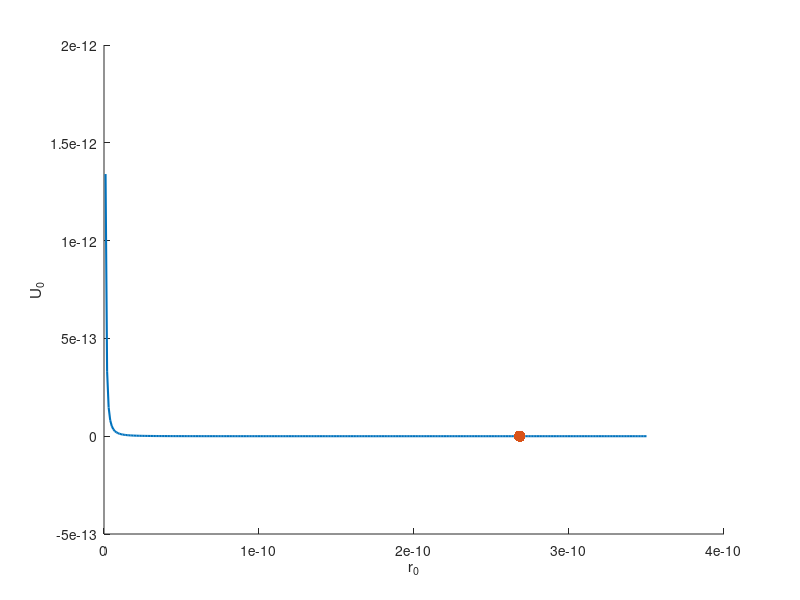
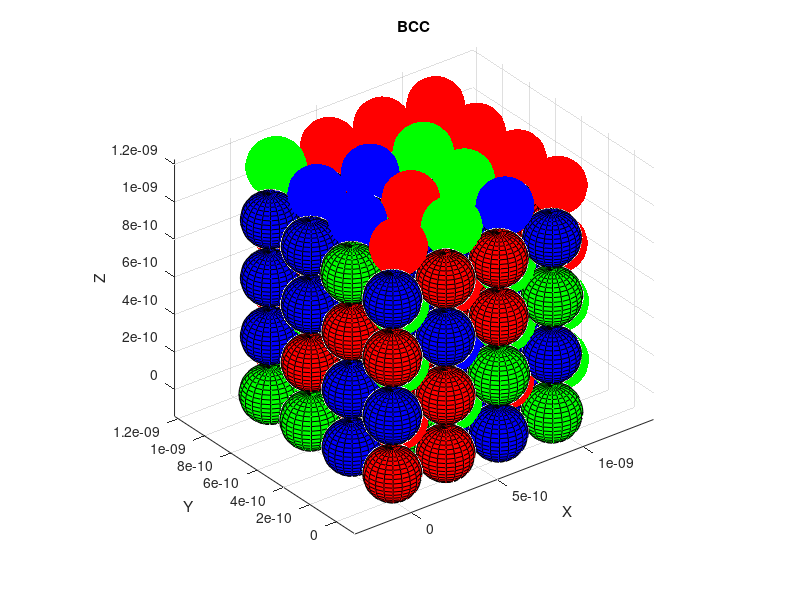

Recreate these plots in MATLAB, in order.
clear;

%% ESTRUCTURA BCC %%

% Número de celda unidad por lado.
N_celda_max = 3; % N_celda_max(3) = N_celda_lado(4) - 1.
L = N_celda_max + 1;

% Proporciones de cada tipo de átomo.
Prop_1 = 52/128;
Prop_2 = 38/128;
Prop_3 = 38/128;

% Recuento número de átomos.
Num_atomo_T0 = 0;
Num_atomo_T = (N_celda_max + 1)^3 * 2; % Recuento inverso.
Num_atomo_1 = Num_atomo_T * Prop_1;
Num_atomo_2 = Num_atomo_T * Prop_2;
Num_atomo_3 = Num_atomo_T * Prop_3;

% Radios.
Radio_1 = sqrt(3)*3.16e-10/4; % a = 3.16 (W 1e-10 m)
Radio_2 = sqrt(3)*3.30e-10/4; % a = 3.30 (Nb 1e-10 m)
Radio_3 = sqrt(3)*3.15e-10/4; % a = 3.15 (Mo 1e-10 m)
       % Tántalo(Ta), Cromo(Cr), Vanadio(V) %

% Constantes A y B para cada tipo de átomo.
A_1 = 12.56e-27; % A = 12.56 1e-27 Jm
B_1 = 16.19e-37; % B = 16.19 1e-37 Jm^2
A_2 = 7.87e-27; % A = 7.87 1e-27 Jm
B_2 = 11.24e-37; % B = 11.24 1e-37 Jm^2
A_3 = 8.86e-27; % A = 8.86 1e-27 Jm
B_3 = 12.09e-37; % B = 12.09 1e-37 Jm^2

% Cálculo de energía antes de las microdeformaciones.
A_promedio = Prop_1 * A_1 + Prop_2 * A_2 + Prop_3 * A_3;
B_promedio = Prop_1 * B_1 + Prop_2 * B_2 + Prop_3 * B_3;
r0 = 0:0.01e-10:3.50e-10;
U0 = (- A_promedio./r0 + B_promedio./(r0.^2)); %*6.022e3; % Esto estaría en unidades de kJ/mol.
hold on
plot (r0, U0, 'LineWidth', 1.5);
r0_min = 2*B_promedio/A_promedio;
U0_min = - A_promedio/r0_min + B_promedio/(r0_min^2);
plot (r0_min,U0_min,'.', 'MarkerSize', 25)
xlabel ('r_0')
ylabel ('U_0')
hold off

% Distancia entre dos átomos consecutivos en las esquinas.
Parmtr_ret = 2 * r0_min / sqrt(3);

% Distancia a los primeros vecinos.
Dist_vecino = r0_min;

% Recuento energía.
Energia_T = 0;

% Matriz donde se almacena la información de los átomos.
Info_atomo = zeros((N_celda_max + 1)^3 * 2, 7); % 7 columnas: Número, Tipo, A, B, X, Y, Z

% Representar la estructura.
figure;
hold on;
axis equal;

% ------------------------------------------------------------------------
% Colocar átomos en las esquinas de cada celda unidad.

for x = 0:Parmtr_ret:N_celda_max*Parmtr_ret
    for y = 0:Parmtr_ret:N_celda_max*Parmtr_ret
        for z = 0:Parmtr_ret:N_celda_max*Parmtr_ret

            % Posición de los átomos.
            Pos_esquina = [x, y, z];
            
            % Genera número aleatorio.
            Num_aleatorio = rand();

            % Determinar el tipo de átomo según las proporciones dadas.
            if Num_aleatorio < Prop_1
                % Tipo 1.
                Tipo_atom = 1;
                Color_esq = 'r';
                Radio_esq = Radio_1;
                A = A_1;
                B = B_1;
                Num_atomo_1 = Num_atomo_1 - 1;
            elseif Num_aleatorio < (Prop_1+Prop_2)
                % Tipo 2.
                Tipo_atom = 2;
                Color_esq = 'g';
                Radio_esq = Radio_2;
                A = A_2;
                B = B_2;
                Num_atomo_2 = Num_atomo_2 - 1;
            else
                % Tipo 3.
                Tipo_atom = 3;
                Color_esq = 'b';
                Radio_esq = Radio_3;
                A = A_3;
                B = B_3;
                Num_atomo_3 = Num_atomo_3 - 1;
            end

            % Cálculo de las proporciones reales.
            Prop_1 = Num_atomo_1/Num_atomo_T;
            Prop_2 = Num_atomo_2/Num_atomo_T;
            Prop_3 = Num_atomo_3/Num_atomo_T;

            % Almacenar información del átomo en la matriz.
            Nombre_colum_atom = {'Número del átomo', 'Tipo del átomo', 'A', 'B', 'X', 'Y', 'Z'};
            Info_atomo(Num_atomo_T0 + 1, :) = [Num_atomo_T0 + 1, Tipo_atom, A, B, Pos_esquina/Parmtr_ret];
            Matriz_info_atom = [Nombre_colum_atom; num2cell(Info_atomo)];       

            % Acumular número de átomos.
            Num_atomo_T0 = Num_atomo_T0 + 1;

            % Representar el átomo con el color y radio correspondiente.
            [x_sphere, y_sphere, z_sphere] = sphere;
            x_sphere = x_sphere * Radio_esq + Pos_esquina(1);
            y_sphere = y_sphere * Radio_esq + Pos_esquina(2);
            z_sphere = z_sphere * Radio_esq + Pos_esquina(3);
            
            surf(x_sphere, y_sphere, z_sphere, 'FaceColor', Color_esq, 'EdgeColor', 'k');
            
            % Calcular la energía de cada átomo.
            Energia_atomo = -(A / Dist_vecino) + (B / Dist_vecino^2);
            
            % Sumar la energía de todos los átomos.
            Energia_T = Energia_T + Energia_atomo;

            % Número de átomos total.
            Num_atomo_T = Num_atomo_T - 1;

        end
    end
end

% ------------------------------------------------------------------------
% Colocar átomos en el centro de cada celda unidad.
for x = 0:Parmtr_ret:N_celda_max*Parmtr_ret
    for y = 0:Parmtr_ret:N_celda_max*Parmtr_ret
        for z = 0:Parmtr_ret:N_celda_max*Parmtr_ret

            % Posición del átomo en el centro de la celda.
            Pos_centro = [x, y, z] + Parmtr_ret * (1/2) * [1, 1, 1];
            
            % Genera número aleatorio.
            Num_aleatorio = rand();

            % Determinar el tipo de átomo según las proporciones dadas.
            if Num_aleatorio < Prop_1
                % Tipo 1.
                Tipo_atom = 1;
                Color_centro = 'r';
                Radio_centro = Radio_1;
                A = A_1;
                B = B_1;
                Num_atomo_1 = Num_atomo_1 - 1;
            elseif Num_aleatorio < (Prop_1+Prop_2)
                % Tipo 2.
                Tipo_atom = 2;
                Color_centro = 'g';
                Radio_centro = Radio_2;
                A = A_2;
                B = B_2;
                Num_atomo_2 = Num_atomo_2 - 1;
            else
                % Tipo 3.
                Tipo_atom = 3;
                Color_centro = 'b';
                Radio_centro = Radio_3;
                A = A_3;
                B = B_3;
                Num_atomo_3 = Num_atomo_3 - 1;
            end
            
            % Cálculo de las proporciones reales.
            Prop_1 = Num_atomo_1/Num_atomo_T;
            Prop_2 = Num_atomo_2/Num_atomo_T;
            Prop_3 = Num_atomo_3/Num_atomo_T;

            % Almacenar la información de cada átomo en la matriz.
            Info_atomo(Num_atomo_T0 + 1, :) = [Num_atomo_T0 + 1, Tipo_atom, A, B, Pos_esquina/Parmtr_ret];
            Matriz_info_atom = [Nombre_colum_atom; num2cell(Info_atomo)];

            % Acumular número de átomos.
            Num_atomo_T0 = Num_atomo_T0 + 1;


            % Representar el átomo con el color y radio correspondiente.
            [x_sphere, y_sphere, z_sphere] = sphere;
            x_sphere = x_sphere * Radio_centro + Pos_centro(1);
            y_sphere = y_sphere * Radio_centro + Pos_centro(2);
            z_sphere = z_sphere * Radio_centro + Pos_centro(3);
            
            surf(x_sphere, y_sphere, z_sphere, 'FaceColor', Color_centro, 'EdgeColor', 'none');
            
            % Calcular la energía de cada átomo.
            Energia_atomo = -(A / Dist_vecino) + (B / Dist_vecino^2);
            
            % Sumar la energía de todos los átomos.
            Energia_T = Energia_T + Energia_atomo;

            % Número de átomos total.
            Num_atomo_T = Num_atomo_T - 1;

        end
    end
end

% ------------------------------------------------------------------------
% Sumar energía de cada pareja de vecinos.
U_T = 0;
Num_parejas = 0;
Num_par_vec = 1+2*(L-1)*3+4*3*(L-1)^2+8*(L-1)^3;
% Matriz donde se almacena la información de las parejas de vecinos.

Info_pareja = zeros(Num_par_vec, 11); % 11 columnas: Número del átomo, Número vecino, Tipo átomo, Tipo vecino, Coordenadas átomo, Coordenadas vecino, Energía pareja.

for x = 0:N_celda_max
    for y = 0:N_celda_max
        for z = 0:N_celda_max

            % Localizamos el átomo.
            N = (N_celda_max + 1)^3 - (N_celda_max - x) * (N_celda_max + 1)^2 - (N_celda_max - y) * (N_celda_max + 1) - (N_celda_max - z);

            % Definimos los parámetros del átomo.
            A_N = Info_atomo (N, 3);
            B_N = Info_atomo (N, 4);

            % Localizamos a los vecinos.
            for h= -1/2:1/2
                for k = -1/2:1/2
                    for m = -1/2:1/2

                        % Coordenas del vecino.
                        [x_vec, y_vec, z_vec] = deal(x + h, y + k, z + m);

                        % Número del vecino.
                        N_vec = ((N_celda_max + 1)^3) * 2 - (N_celda_max + 1/2 - x_vec) * (N_celda_max + 1)^2 - (N_celda_max + 1/2 - y_vec) * (N_celda_max + 1) - (N_celda_max + 1/2 - z_vec);

                        % Comprobamos que el vecino exista.
                        if (x_vec >= 1/2 && x_vec <= (N_celda_max + 1/2)) && (y_vec >= 1/2 && y_vec <= (N_celda_max + 1/2)) && (z_vec >= 1/2 && z_vec <= (N_celda_max + 1/2))
                            
                            % Definimos constantes del vecino.
                            A_N_vec = Info_atomo (N_vec, 3);
                            B_N_vec = Info_atomo (N_vec, 4);
                            Num_parejas = Num_parejas + 1; 
                            
                            % Calculamos las constantes promedio de cada pareja de vecinos.
                            A_ij = (A_N + A_N_vec)/2;
                            B_ij = (B_N + B_N_vec)/2;
                            
                            % Calculamos la energía de cada pareja de átomos.
                            U_ij =  - A_ij/r0_min + B_ij/(r0_min^2);
                            
                            % Sumamos la energía de cada pareja de átomos.
                            U_T = U_T + U_ij; 
                            
                            % Almacenamos la información de cada pareja de vecinos en la matriz.
                            Nombre_colum_pareja = {'Número del átomo', 'Número vecino', 'Tipo átomo', 'Tipo vecino', 'X', 'Y', 'Z', 'X_VEC', 'Y_VEC', 'Z_VEC', 'Energía Pareja'};
                            Info_pareja(Num_parejas, :) = [Info_atomo(N,1), Info_atomo(N_vec,1), Info_atomo(N,2), Info_atomo(N_vec,2), x, y, z, x_vec, y_vec, z_vec, U_ij];
                            Matriz_info_pareja = [Nombre_colum_pareja; num2cell(Info_pareja)];

                        else
                            continue;
                        end   
                    end
                end
            end
        end
    end
end

% Calcular energía media por átomo.
Energia_media_atomo = Energia_T / Num_atomo_T0;

% Dar la energía media por átomo.
disp(['Energía total: ' num2str(Energia_T)]);
disp(['Número de átomos: ' num2str(Num_atomo_T0)]);
disp(['Energía media por átomo: ' num2str(Energia_media_atomo)]);

% Especificaciones de la representación.
title('BCC');
xlabel('X');
ylabel('Y');
zlabel('Z');
view(3);
grid on;
